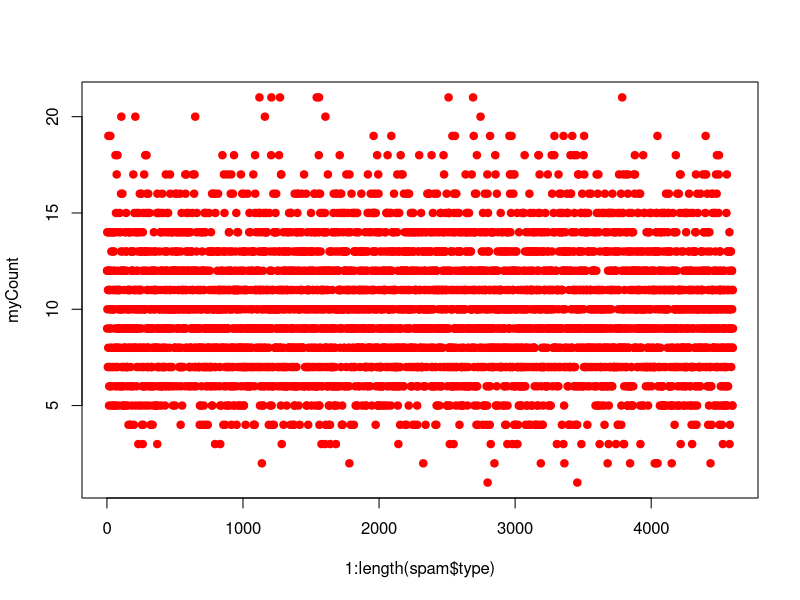

Source code (R):
## ---- chunk 1
knitr::opts_chunk$set(echo = TRUE)
## ---- chunk 2
library(caret); 
library(kernlab); 
data(spam, package="kernlab") ## make sure to get the kernlab version rather than ElemStatLearn

## Use createDataPartition() to create an index with 75% of the row numbers
inTrain <- createDataPartition(y=spam$type, p=0.75, list=FALSE)
training <- spam[inTrain, ]
testing <- spam[-inTrain, ]
dim(training)

## ---- chunk 3
set.seed(32343)

## Runs the GLM and stores the outputs as modelFit
modelFit <- train(type ~ ., data=training, method="glm")

## Prints descriptors of modelFit
modelFit

## Prints coefficients that come back from the final GLM selected
modelFit$finalModel

## Applies modelFit (which was built from training) to make predictions on the testing data
predictions <- predict(modelFit, newdata=testing)

## Runs the confusion matrix and outputs some interesting statistics
confusionMatrix(predictions, testing$type)

## ---- chunk 4

## ?createFolds will bring up the help menu for all types of data splitting

## Document the length of the spam dataset
length(spam$type)

## Create 10 folds (all independent)
set.seed(32323)
folds <- createFolds(y=spam$type, k=10, list=TRUE, returnTrain=FALSE)
sapply(folds, FUN=length)
sum(sapply(folds, FUN=length)) ## same length as original
myCheck <- NULL
for (intCtr in 1:10) { myCheck <- c(myCheck, folds[[intCtr]]) }
identical(1:length(spam$type), myCheck[order(myCheck)]) ## all elements used exactly once
folds[[1]][1:10]

## Create 10 resamples (data can be used multiple times)
set.seed(32323)
folds <- createResample(y=spam$type, times=10, list=TRUE)
sapply(folds, length) ## Each fold same length as original
myCheck <- NULL
for (intCtr in 1:10) { myCheck <- c(myCheck, folds[[intCtr]]) }
myCount <- NULL
for (intCtr in 1:length(spam$type)) { myCount <- c(myCount, sum(myCheck==intCtr)) }
plot(x=1:length(spam$type), y=myCount, col="red", pch=19) ## Indices used different # times

## Create test/train data for a time series (needs to be reasonably contiguous)
set.seed(32323)
tme <- 1:1000 ## For my series, I am interested in times 1-1000
folds <- createTimeSlices(y=tme, initialWindow=20, horizon=10) ## train on 20, test on 10
names(folds)
folds$train[[1]] ## First fold trains on 1-20
folds$test[[1]] ## First fold tests on 21-30
folds$train[[length(folds$train)]] ## Last fold trains on 971-990 (max is 1000 per tme)
folds$test[[length(folds$train)]] ## Last fold tests on 991-1000 (max is 1000 per tme)
